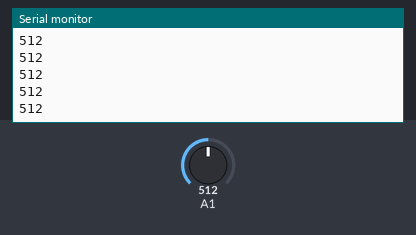
Simulated run of this sketch. Board: Arduino Uno, built with avr-gcc and run on an emulated ATmega328P. On the bench: the last lines printed to the serial monitor. Inputs (shaded band) come from the test bench; at power-on: A1 = 512.

Above: at 1.2 s.
1.3 s: A1 set to 716
At 2.1 s:
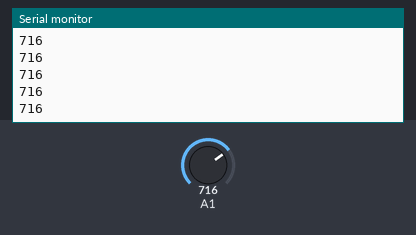
2.8 s: A1 set to 900
At 3.7 s:
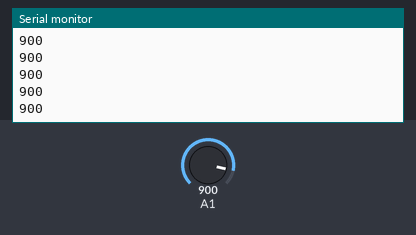
Timing chart, 0 to 5.8 s (numbered marks = the images above; inputs shaded):
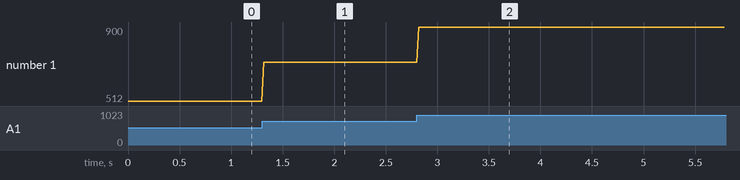

The sketch:

mq_sensors.ino
```cpp
// the setup routine runs once when you press reset:
void setup() {
  // initialize serial communication at 9600 bits per second:
  Serial.begin(9600);
}

// the loop routine runs over and over again forever:
void loop() {
  // read the input on analog pin 0:
  int sensorValue = analogRead(A1);

  // print out the value you read:
  Serial.println(sensorValue);
  delay(20);
}


//float RS_gas = 0;
//float ratio = 0;
//float sensorValue = 0;
//float sensor_volt = 0;
//float R0 = 7200.0;
//
//void setup() {
// Serial.begin(9600);
//}
//
//void loop() {
//   sensorValue = analogRead(A1);
//
//   sensor_volt = sensorValue/1024*5.0;
//   RS_gas = (5.0-sensor_volt)/sensor_volt;
//   ratio = RS_gas/R0; //Replace R0 with the value found using the sketch above
//   float x = 1538.46 * ratio;
//   float ppm = pow(x,-1.709);
//   Serial.print("PPM: ");
//   Serial.println(ppm);
//   delay(1000);
//}
```

Measured:
- after the input at 1.3 s, the serial monitor: prints a new line at once (image 1)
- after the input at 2.8 s, the serial monitor: prints a new line at once (image 2)
- plotted number 1: 512 → 716 after the input at 1.3 s, 716 → 900 after the input at 2.8 s
